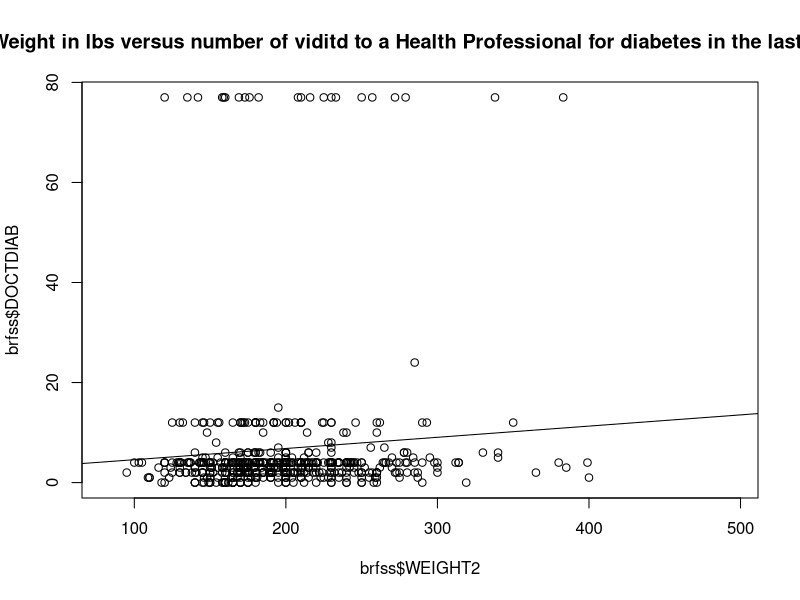

The R script that drew this image:
# Hayden Smedley
# 3/22/20
# INST 408F
# Module 7 ICE

library(car)

# Read file
brfss <- read.csv("Module 7 ICE/BRFSS.csv")

# Recode Data
brfss$WEIGHT2[brfss$WEIGHT2 >= 7000] <- NA
brfss$DOCTDIAB[brfss$DOCTDIAB == 88] <- 0
brfss$DOCTDIAB[brfss$DOCTDIAB > 88] <- NA

# Graphs
plot(brfss$WEIGHT2, brfss$DOCTDIAB, main = "Weight in lbs versus number of viditd to a Health Professional for diabetes in the last year")
abline(lm(brfss$DOCTDIAB ~ brfss$WEIGHT2))
